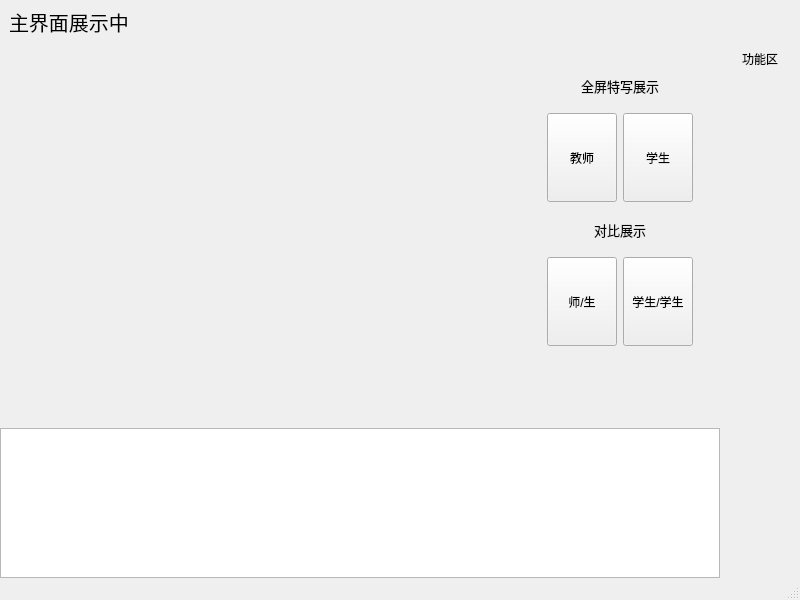
<?xml version="1.0" encoding="UTF-8"?>
<ui version="4.0">
 <class>MainWindow</class>
 <widget class="QMainWindow" name="MainWindow">
  <property name="geometry">
   <rect>
    <x>0</x>
    <y>0</y>
    <width>800</width>
    <height>600</height>
   </rect>
  </property>
  <property name="minimumSize">
   <size>
    <width>800</width>
    <height>600</height>
   </size>
  </property>
  <property name="maximumSize">
   <size>
    <width>800</width>
    <height>600</height>
   </size>
  </property>
  <property name="windowTitle">
   <string>MainWindow</string>
  </property>
  <widget class="QWidget" name="centralwidget">
   <layout class="QHBoxLayout" name="horizontalLayout">
    <property name="spacing">
     <number>0</number>
    </property>
    <property name="leftMargin">
     <number>0</number>
    </property>
    <property name="topMargin">
     <number>0</number>
    </property>
    <property name="rightMargin">
     <number>0</number>
    </property>
    <property name="bottomMargin">
     <number>0</number>
    </property>
    <item>
     <widget class="QWidget" name="widget_3" native="true">
      <layout class="QHBoxLayout" name="horizontalLayout_2">
       <property name="spacing">
        <number>0</number>
       </property>
       <property name="leftMargin">
        <number>0</number>
       </property>
       <property name="topMargin">
        <number>0</number>
       </property>
       <property name="rightMargin">
        <number>0</number>
       </property>
       <property name="bottomMargin">
        <number>0</number>
       </property>
       <item>
        <widget class="QWidget" name="right_workspace" native="true">
         <layout class="QVBoxLayout" name="verticalLayout_3">
          <property name="spacing">
           <number>0</number>
          </property>
          <property name="leftMargin">
           <number>0</number>
          </property>
          <property name="topMargin">
           <number>0</number>
          </property>
          <property name="rightMargin">
           <number>0</number>
          </property>
          <property name="bottomMargin">
           <number>0</number>
          </property>
          <item>
           <widget class="QWidget" name="widget_5" native="true">
            <layout class="QHBoxLayout" name="horizontalLayout_3">
             <property name="spacing">
              <number>0</number>
             </property>
             <property name="leftMargin">
              <number>0</number>
             </property>
             <property name="topMargin">
              <number>0</number>
             </property>
             <property name="rightMargin">
              <number>0</number>
             </property>
             <property name="bottomMargin">
              <number>0</number>
             </property>
             <item>
              <widget class="QWidget" name="widget_2" native="true">
               <layout class="QVBoxLayout" name="verticalLayout_7">
                <item>
                 <widget class="QLabel" name="label_2">
                  <property name="maximumSize">
                   <size>
                    <width>16777215</width>
                    <height>25</height>
                   </size>
                  </property>
                  <property name="font">
                   <font>
                    <pointsize>15</pointsize>
                   </font>
                  </property>
                  <property name="text">
                   <string>主界面展示中</string>
                  </property>
                  <property name="textFormat">
                   <enum>Qt::TextFormat::AutoText</enum>
                  </property>
                  <property name="scaledContents">
                   <bool>false</bool>
                  </property>
                 </widget>
                </item>
                <item>
                 <widget class="QWidget" name="main_view" native="true">
                  <property name="sizePolicy">
                   <sizepolicy hsizetype="Expanding" vsizetype="Expanding">
                    <horstretch>0</horstretch>
                    <verstretch>0</verstretch>
                   </sizepolicy>
                  </property>
                  <property name="minimumSize">
                   <size>
                    <width>490</width>
                    <height>276</height>
                   </size>
                  </property>
                  <property name="maximumSize">
                   <size>
                    <width>490</width>
                    <height>276</height>
                   </size>
                  </property>
                 </widget>
                </item>
                <item>
                 <spacer name="verticalSpacer_5">
                  <property name="orientation">
                   <enum>Qt::Orientation::Vertical</enum>
                  </property>
                  <property name="sizeHint" stdset="0">
                   <size>
                    <width>20</width>
                    <height>40</height>
                   </size>
                  </property>
                 </spacer>
                </item>
               </layout>
              </widget>
             </item>
             <item>
              <widget class="QWidget" name="widget_4" native="true">
               <property name="minimumSize">
                <size>
                 <width>200</width>
                 <height>0</height>
                </size>
               </property>
               <property name="maximumSize">
                <size>
                 <width>200</width>
                 <height>16777215</height>
                </size>
               </property>
               <layout class="QVBoxLayout" name="verticalLayout_6">
                <item>
                 <spacer name="verticalSpacer_4">
                  <property name="orientation">
                   <enum>Qt::Orientation::Vertical</enum>
                  </property>
                  <property name="sizeHint" stdset="0">
                   <size>
                    <width>20</width>
                    <height>40</height>
                   </size>
                  </property>
                 </spacer>
                </item>
                <item>
                 <widget class="QWidget" name="widget_8" native="true">
                  <property name="minimumSize">
                   <size>
                    <width>0</width>
                    <height>300</height>
                   </size>
                  </property>
                  <property name="maximumSize">
                   <size>
                    <width>16777215</width>
                    <height>300</height>
                   </size>
                  </property>
                  <layout class="QVBoxLayout" name="verticalLayout_5">
                   <item>
                    <widget class="QLabel" name="label_3">
                     <property name="maximumSize">
                      <size>
                       <width>16777215</width>
                       <height>25</height>
                      </size>
                     </property>
                     <property name="font">
                      <font>
                       <pointsize>10</pointsize>
                      </font>
                     </property>
                     <property name="text">
                      <string>全屏特写展示</string>
                     </property>
                     <property name="alignment">
                      <set>Qt::AlignmentFlag::AlignCenter</set>
                     </property>
                    </widget>
                   </item>
                   <item>
                    <widget class="QWidget" name="widget_6" native="true">
                     <layout class="QHBoxLayout" name="horizontalLayout_4">
                      <item>
                       <widget class="QPushButton" name="pushButton">
                        <property name="sizePolicy">
                         <sizepolicy hsizetype="Preferred" vsizetype="Preferred">
                          <horstretch>0</horstretch>
                          <verstretch>0</verstretch>
                         </sizepolicy>
                        </property>
                        <property name="text">
                         <string>教师</string>
                        </property>
                       </widget>
                      </item>
                      <item>
                       <widget class="QPushButton" name="pushButton_2">
                        <property name="sizePolicy">
                         <sizepolicy hsizetype="Minimum" vsizetype="Preferred">
                          <horstretch>0</horstretch>
                          <verstretch>0</verstretch>
                         </sizepolicy>
                        </property>
                        <property name="text">
                         <string>学生</string>
                        </property>
                       </widget>
                      </item>
                     </layout>
                    </widget>
                   </item>
                   <item>
                    <widget class="QLabel" name="label_4">
                     <property name="maximumSize">
                      <size>
                       <width>16777215</width>
                       <height>25</height>
                      </size>
                     </property>
                     <property name="font">
                      <font>
                       <pointsize>10</pointsize>
                      </font>
                     </property>
                     <property name="text">
                      <string>对比展示</string>
                     </property>
                     <property name="alignment">
                      <set>Qt::AlignmentFlag::AlignCenter</set>
                     </property>
                    </widget>
                   </item>
                   <item>
                    <widget class="QWidget" name="widget_7" native="true">
                     <layout class="QHBoxLayout" name="horizontalLayout_5">
                      <item>
                       <widget class="QPushButton" name="pushButton_3">
                        <property name="sizePolicy">
                         <sizepolicy hsizetype="Minimum" vsizetype="Preferred">
                          <horstretch>0</horstretch>
                          <verstretch>0</verstretch>
                         </sizepolicy>
                        </property>
                        <property name="text">
                         <string>师/生</string>
                        </property>
                       </widget>
                      </item>
                      <item>
                       <widget class="QPushButton" name="pushButton_4">
                        <property name="sizePolicy">
                         <sizepolicy hsizetype="Minimum" vsizetype="Preferred">
                          <horstretch>0</horstretch>
                          <verstretch>0</verstretch>
                         </sizepolicy>
                        </property>
                        <property name="text">
                         <string>学生/学生</string>
                        </property>
                       </widget>
                      </item>
                     </layout>
                    </widget>
                   </item>
                  </layout>
                 </widget>
                </item>
                <item>
                 <spacer name="verticalSpacer_3">
                  <property name="orientation">
                   <enum>Qt::Orientation::Vertical</enum>
                  </property>
                  <property name="sizeHint" stdset="0">
                   <size>
                    <width>20</width>
                    <height>40</height>
                   </size>
                  </property>
                 </spacer>
                </item>
               </layout>
              </widget>
             </item>
            </layout>
           </widget>
          </item>
          <item>
           <widget class="QWidget" name="scroll_wgt" native="true">
            <property name="minimumSize">
             <size>
              <width>100</width>
              <height>150</height>
             </size>
            </property>
            <property name="maximumSize">
             <size>
              <width>16777215</width>
              <height>150</height>
             </size>
            </property>
            <layout class="QVBoxLayout" name="verticalLayout_4">
             <property name="spacing">
              <number>0</number>
             </property>
             <property name="leftMargin">
              <number>0</number>
             </property>
             <property name="topMargin">
              <number>0</number>
             </property>
             <property name="rightMargin">
              <number>0</number>
             </property>
             <property name="bottomMargin">
              <number>0</number>
             </property>
             <item>
              <widget class="QListView" name="listView">
               <property name="minimumSize">
                <size>
                 <width>100</width>
                 <height>150</height>
                </size>
               </property>
               <property name="maximumSize">
                <size>
                 <width>16777215</width>
                 <height>150</height>
                </size>
               </property>
               <property name="spacing">
                <number>0</number>
               </property>
              </widget>
             </item>
            </layout>
           </widget>
          </item>
         </layout>
        </widget>
       </item>
       <item>
        <widget class="QWidget" name="left_bar" native="true">
         <property name="minimumSize">
          <size>
           <width>80</width>
           <height>0</height>
          </size>
         </property>
         <property name="maximumSize">
          <size>
           <width>80</width>
           <height>16777215</height>
          </size>
         </property>
         <layout class="QVBoxLayout" name="verticalLayout_2">
          <item>
           <widget class="QLabel" name="label">
            <property name="minimumSize">
             <size>
              <width>0</width>
              <height>100</height>
             </size>
            </property>
            <property name="maximumSize">
             <size>
              <width>16777215</width>
              <height>100</height>
             </size>
            </property>
            <property name="text">
             <string>功能区</string>
            </property>
            <property name="alignment">
             <set>Qt::AlignmentFlag::AlignCenter</set>
            </property>
           </widget>
          </item>
          <item>
           <spacer name="verticalSpacer_2">
            <property name="orientation">
             <enum>Qt::Orientation::Vertical</enum>
            </property>
            <property name="sizeHint" stdset="0">
             <size>
              <width>20</width>
              <height>40</height>
             </size>
            </property>
           </spacer>
          </item>
          <item>
           <widget class="QWidget" name="widget" native="true">
            <layout class="QVBoxLayout" name="verticalLayout">
             <item>
              <widget class="QPushButton" name="play_btn">
               <property name="minimumSize">
                <size>
                 <width>0</width>
                 <height>50</height>
                </size>
               </property>
               <property name="maximumSize">
                <size>
                 <width>16777215</width>
                 <height>50</height>
                </size>
               </property>
               <property name="text">
                <string/>
               </property>
               <property name="icon">
                <iconset resource="res.qrc">
                 <normaloff>:/img/start.png</normaloff>:/img/start.png</iconset>
               </property>
               <property name="iconSize">
                <size>
                 <width>50</width>
                 <height>50</height>
                </size>
               </property>
               <property name="flat">
                <bool>true</bool>
               </property>
              </widget>
             </item>
             <item>
              <widget class="QPushButton" name="stop_btn">
               <property name="minimumSize">
                <size>
                 <width>0</width>
                 <height>50</height>
                </size>
               </property>
               <property name="maximumSize">
                <size>
                 <width>16777215</width>
                 <height>50</height>
                </size>
               </property>
               <property name="text">
                <string/>
               </property>
               <property name="icon">
                <iconset resource="res.qrc">
                 <normaloff>:/img/stop.png</normaloff>:/img/stop.png</iconset>
               </property>
               <property name="iconSize">
                <size>
                 <width>45</width>
                 <height>45</height>
                </size>
               </property>
               <property name="flat">
                <bool>true</bool>
               </property>
              </widget>
             </item>
             <item>
              <widget class="QPushButton" name="pause_btn">
               <property name="minimumSize">
                <size>
                 <width>0</width>
                 <height>50</height>
                </size>
               </property>
               <property name="maximumSize">
                <size>
                 <width>16777215</width>
                 <height>50</height>
                </size>
               </property>
               <property name="text">
                <string/>
               </property>
               <property name="icon">
                <iconset resource="res.qrc">
                 <normaloff>:/img/pause.png</normaloff>:/img/pause.png</iconset>
               </property>
               <property name="iconSize">
                <size>
                 <width>45</width>
                 <height>45</height>
                </size>
               </property>
               <property name="autoDefault">
                <bool>false</bool>
               </property>
               <property name="default">
                <bool>false</bool>
               </property>
               <property name="flat">
                <bool>true</bool>
               </property>
              </widget>
             </item>
            </layout>
           </widget>
          </item>
          <item>
           <spacer name="verticalSpacer">
            <property name="orientation">
             <enum>Qt::Orientation::Vertical</enum>
            </property>
            <property name="sizeHint" stdset="0">
             <size>
              <width>20</width>
              <height>205</height>
             </size>
            </property>
           </spacer>
          </item>
         </layout>
        </widget>
       </item>
      </layout>
     </widget>
    </item>
   </layout>
  </widget>
  <widget class="QMenuBar" name="menubar">
   <property name="geometry">
    <rect>
     <x>0</x>
     <y>0</y>
     <width>800</width>
     <height>21</height>
    </rect>
   </property>
  </widget>
  <widget class="QStatusBar" name="statusbar"/>
 </widget>
 <resources>
  <include location="res.qrc"/>
 </resources>
 <connections/>
</ui>
